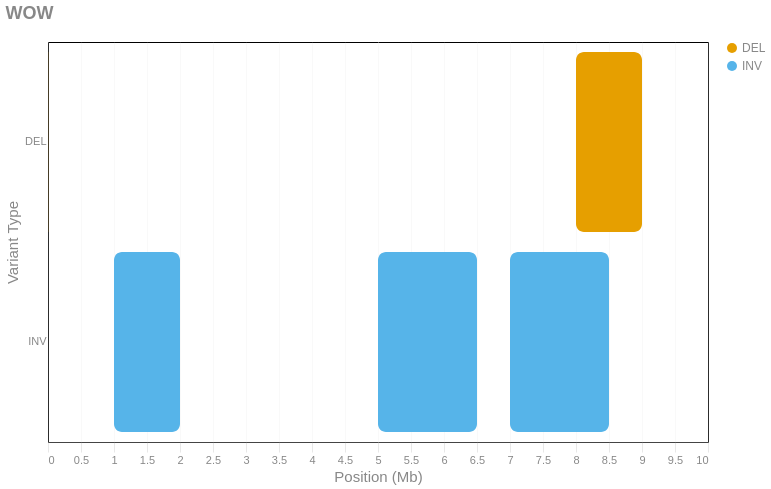

The code cell stored with this chart in its notebook:
### Code cell
def by_chromosome_plot(variants: pd.DataFrame, title:str = "WOW"):
    labels = variants['chromosome'].unique()
    input_dropdown = alt.binding_select(options=labels, name='Chromosome: ')
    selection = alt.selection_point("chrom_choice", fields=['chromosome'], value=labels[0], bind=input_dropdown)
    length_param = alt.param(expr='data("data_0")[0].length')
    highlight = alt.selection_point(name="highlight", on="pointerover", empty=False)

    stroke_color = (
        alt.when(highlight).then(alt.value("#7ae00d"))
        .otherwise(alt.value("transparent"))
    )

    return (
        alt.Chart(variants)
        .mark_bar(strokeWidth=1.5, cornerRadius=8)
        .encode(
            x=alt.X('start:Q')
                .scale(alt.Scale(domain=[0, length_param]))
                .axis(alt.Axis(title='Position (Mb)', labelExpr='datum.value / 1000000')),
            x2='end:Q',
            y=alt.Y('variant:N', title = "Variant Type"),
            color=alt.Color('variant:N'),#.legend(None),
            tooltip=['variant:N', 'chromosome:N', 'start:Q', 'end:Q'],
            stroke=stroke_color
        )
        .transform_filter(selection)
        .add_params(selection, length_param, highlight)
        .properties(title= title)
    )

by_chromosome_plot(var_df)

### Figure 1 — Vega-Lite specification as saved in the notebook (floating-point values rounded to 4 significant figures)
{"width": "container", "height": 400, "config": {"title": {"anchor": "start", "dy": -15, "fontSize": 18, "color": "#888888"}, "arc": {"fill": "#0072B2"}, "axis": {"domainColor": "#888888", "domainWidth": 0.5, "gridWidth": 0.2, "grid": false, "titleFontWeight": 400, "titleFontSize": 15, "labelFontSize": 11, "labelColor": "#888888", "tickColor": "#888888", "tickWidth": 0.2, "titleColor": "#888888"}, "axisBand": {"grid": false}, "axisX": {"grid": true, "tickSize": 10}, "axisY": {"domain": false, "grid": true, "tickSize": 0}, "background": "transparent", "legend": {"labelFont": "sans-serif", "labelFontSize": 12, "labelColor": "#888888", "symbolSize": 100, "symbolType": "circle", "titleFontSize": 12, "titlePadding": 10, "title": ""}, "range": {"category": ["#E69F00", "#56B4E9", "#009E73", "#F0E442", "#0072B2", "#D55E00", "#CC79A7", "#000000"], "diverging": ["#cfe8f3", "#a2d4ec", "#73bfe2", "#46abdb", "#1696d2", "#12719e"]}, "area": {"fill": "#0072B2", "fillOpacity": 0.7, "line": true}, "line": {"color": "#0072B2", "stroke": "#0072B2", "strokewidth": 5}, "trail": {"color": "#0072B2", "stroke": "#0072B2", "strokeWidth": 0, "size": 1}, "path": {"stroke": "#0072B2", "strokeWidth": 0.5}, "point": {"filled": true}, "text": {"color": "#888888", "fontSize": 11, "align": "right", "fontWeight": 400, "size": 11}, "bar": {"fill": "#0072B2", "stroke": false}, "view": {"stroke": "none", "continuousWidth": 660, "continuousHeight": 400}}, "data": {"name": "data-099879667fd29f98e9ccbd753418e742"}, "mark": {"type": "bar", "cornerRadius": 8, "strokeWidth": 1.5}, "encoding": {"color": {"field": "variant", "type": "nominal"}, "stroke": {"condition": [{"param": "highlight", "value": "#7ae00d", "empty": false}], "value": "transparent"}, "tooltip": [{"field": "variant", "type": "nominal"}, {"field": "chromosome", "type": "nominal"}, {"field": "start", "type": "quantitative"}, {"field": "end", "type": "quantitative"}], "x": {"axis": {"labelExpr": "datum.value / 1000000", "title": "Position (Mb)"}, "field": "start", "scale": {"domain": [0, {"expr": "param_f3d4ff0ca39f97ad"}]}, "type": "quantitative"}, "x2": {"field": "end"}, "y": {"field": "variant", "title": "Variant Type", "type": "nominal"}}, "params": [{"name": "chrom_choice", "select": {"type": "point", "fields": ["chromosome"]}, "bind": {"input": "select", "options": ["chr1", "chr2", "chr3"], "name": "Chromosome: "}, "value": "chr1"}, {"name": "param_f3d4ff0ca39f97ad", "expr": "data(\"data_0\")[0].length"}, {"name": "highlight", "select": {"type": "point", "on": "pointerover"}}], "title": "WOW", "transform": [{"filter": {"param": "chrom_choice"}}], "$schema": "https://vega.github.io/schema/vega-lite/v6.1.0.json", "datasets": {"data-099879667fd29f98e9ccbd753418e742": [{"chromosome": "chr1", "start": 1000000, "end": 2000000, "variant": "INV", "length": 10000000}, {"chromosome": "chr1", "start": 5000000, "end": 6500000, "variant": "INV", "length": 10000000}, {"chromosome": "chr2", "start": 2000000, "end": 3500000, "variant": "INV", "length": 12000000}, {"chromosome": "chr2", "start": 8000000, "end": 9500000, "variant": "INV", "length": 12000000}, {"chromosome": "chr3", "start": 3000000, "end": 5000000, "variant": "INV", "length": 8000000}, {"chromosome": "chr1", "start": 7000000, "end": 8500000, "variant": "INV", "length": 10000000}, {"chromosome": "chr3", "start": 6000000, "end": 7500000, "variant": "INV", "length": 8000000}, {"chromosome": "chr1", "start": 4000, "end": 6000, "variant": "DEL", "length": 10000000}, {"chromosome": "chr2", "start": 1000000, "end": 1800000, "variant": "DEL", "length": 12000000}, {"chromosome": "chr2", "start": 6000000, "end": 7000000, "variant": "DEL", "length": 12000000}, {"chromosome": "chr3", "start": 1000000, "end": 2000000, "variant": "DEL", "length": 8000000}, {"chromosome": "chr3", "start": 6000000, "end": 7000000, "variant": "DEL", "length": 8000000}, {"chromosome": "chr1", "start": 8000000, "end": 9000000, "variant": "DEL", "length": 10000000}, {"chromosome": "chr2", "start": 10000000, "end": 11000000, "variant": "DEL", "length": 12000000}]}}
